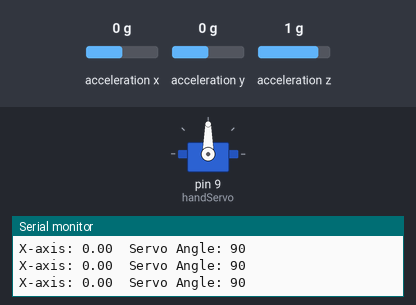
This sketch was run on a simulated Arduino Uno, built with avr-gcc and run on an emulated ATmega328P. On the bench: servo, the last lines printed to the serial monitor. Inputs (shaded band) come from the test bench; at power-on: acceleration x 0 g, acceleration y 0 g, acceleration z 1 g.

Above: at 2.2 s.
2.3 s: acceleration x set to -1.4 g
At 3.0 s:
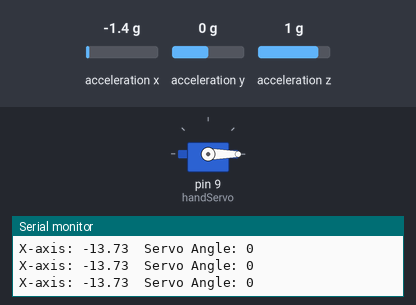
3.8 s: acceleration x set to 1.4 g
At 4.8 s:
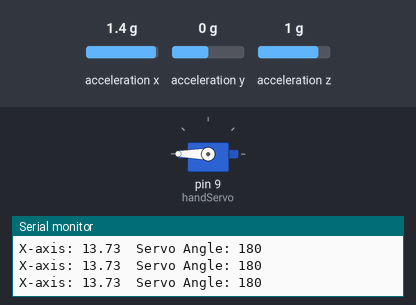
5.3 s: acceleration x set to -0.8 g
At 6.3 s:
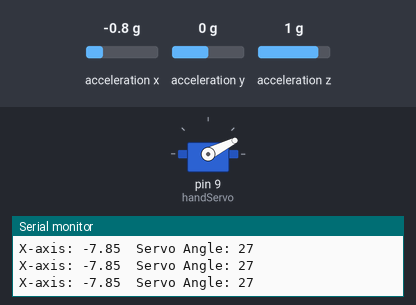
6.8 s: acceleration x set to 0.8 g
At 7.7 s:
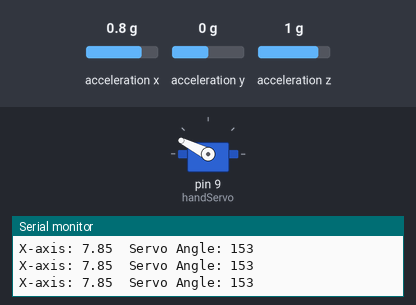
8.3 s: acceleration x set to 0 g
At 9.1 s:
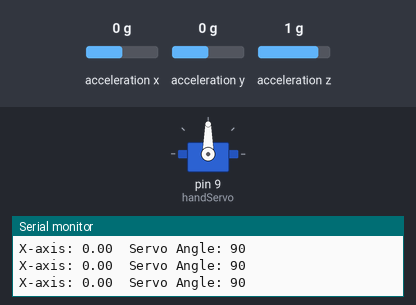
Timing chart, 0 to 11.3 s (numbered marks = the images above; inputs shaded):
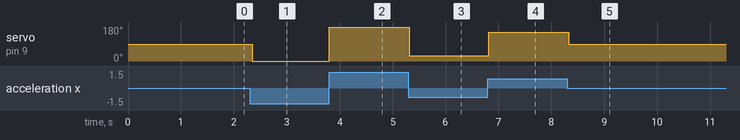

The sketch:

hand_motion.ion.ino
```cpp
/**************************************************
 * Hand Motion Controlled Servo System
 * Using ADXL345 Accelerometer & Arduino UNO
 **************************************************/

#include <Wire.h>                      // I2C communication
#include <Adafruit_Sensor.h>           // Adafruit unified sensor
#include <Adafruit_ADXL345_U.h>         // ADXL345 library
#include <Servo.h>                     // Servo library

// Create sensor and servo objects
Adafruit_ADXL345_Unified accel = Adafruit_ADXL345_Unified(12345);
Servo handServo;

// Variables
long servoAngle = 90;

void setup() {
  Serial.begin(9600);
  Serial.println("Hand Motion Controlled Servo System");

  // Initialize ADXL345 sensor
  if (!accel.begin()) {
    Serial.println("ADXL345 not detected. Check wiring!");
    while (1);   // Stop program
  }

  // Set accelerometer range
  accel.setRange(ADXL345_RANGE_2_G);

  // Attach servo motor
  handServo.attach(9);
  handServo.write(servoAngle);   // Neutral position

  delay(1000);
}

void loop() {
  sensors_event_t event;
  accel.getEvent(&event);

  // Read X-axis acceleration value
  float xAxis = event.acceleration.x;

  // Map X-axis value (-10 to +10) to servo angle (0 to 180)
  servoAngle = map(xAxis, -10, 10, 0, 180);

  // Limit servo angle
  servoAngle = constrain(servoAngle, 0, 180);

  // Rotate servo
  handServo.write(servoAngle);

  // Print values for debugging
  Serial.print("X-axis: ");
  Serial.print(xAxis);
  Serial.print("  Servo Angle: ");
  Serial.println(servoAngle);

  delay(50);
}
```

Measured:
- after the input at 2.3 s, servo on pin 9 (handServo): 90° → 0° after 0.05 s
- after the input at 3.8 s, servo on pin 9 (handServo): 0° → 180° at once
- after the input at 5.3 s, servo on pin 9 (handServo): 180° → 27° at once
- after the input at 6.8 s, servo on pin 9 (handServo): 27° → 153° at once
- after the input at 8.3 s, servo on pin 9 (handServo): 153° → 90° at once
